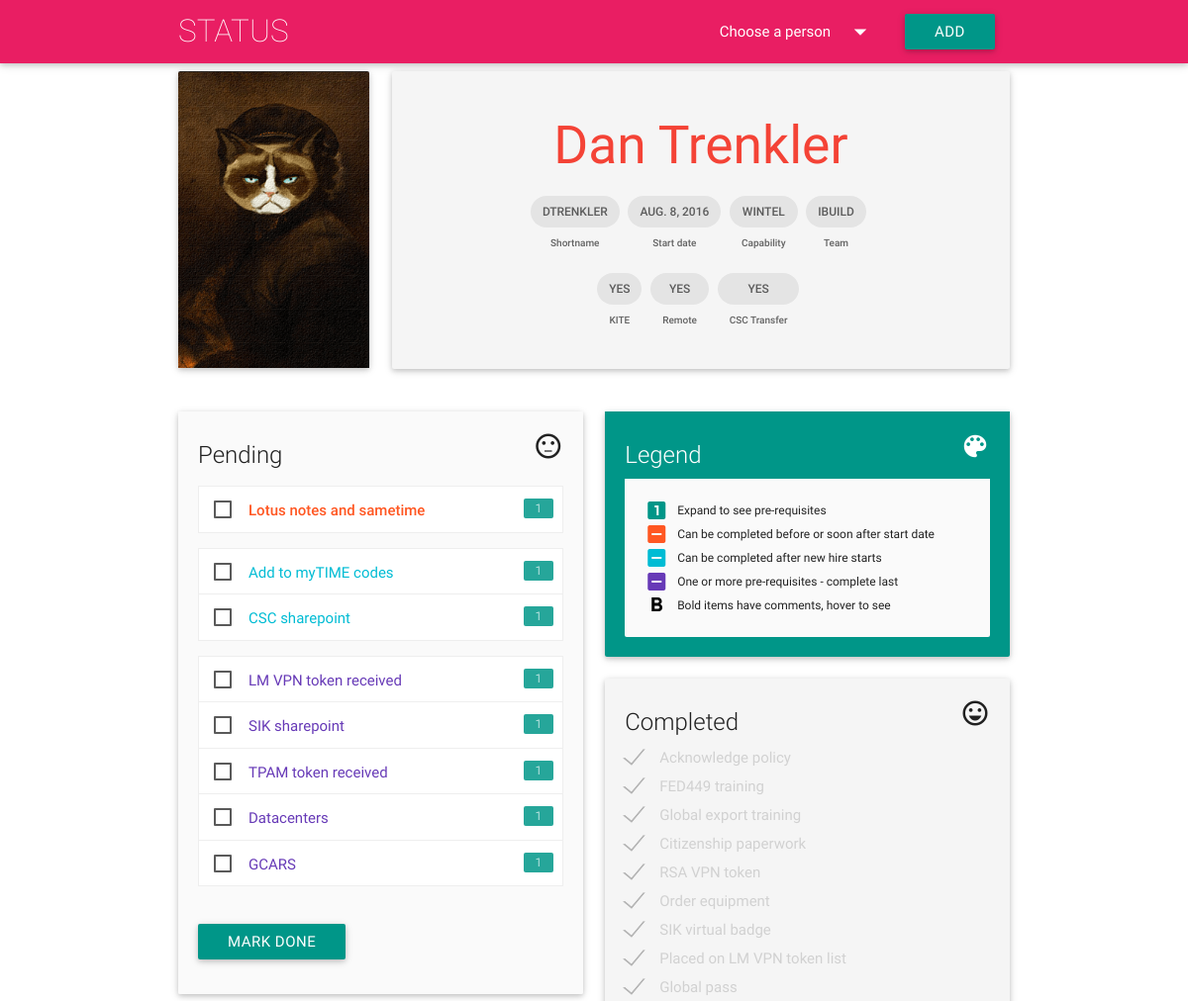
/dtrenkler (upper part), run on an earlier commit of the app's database.
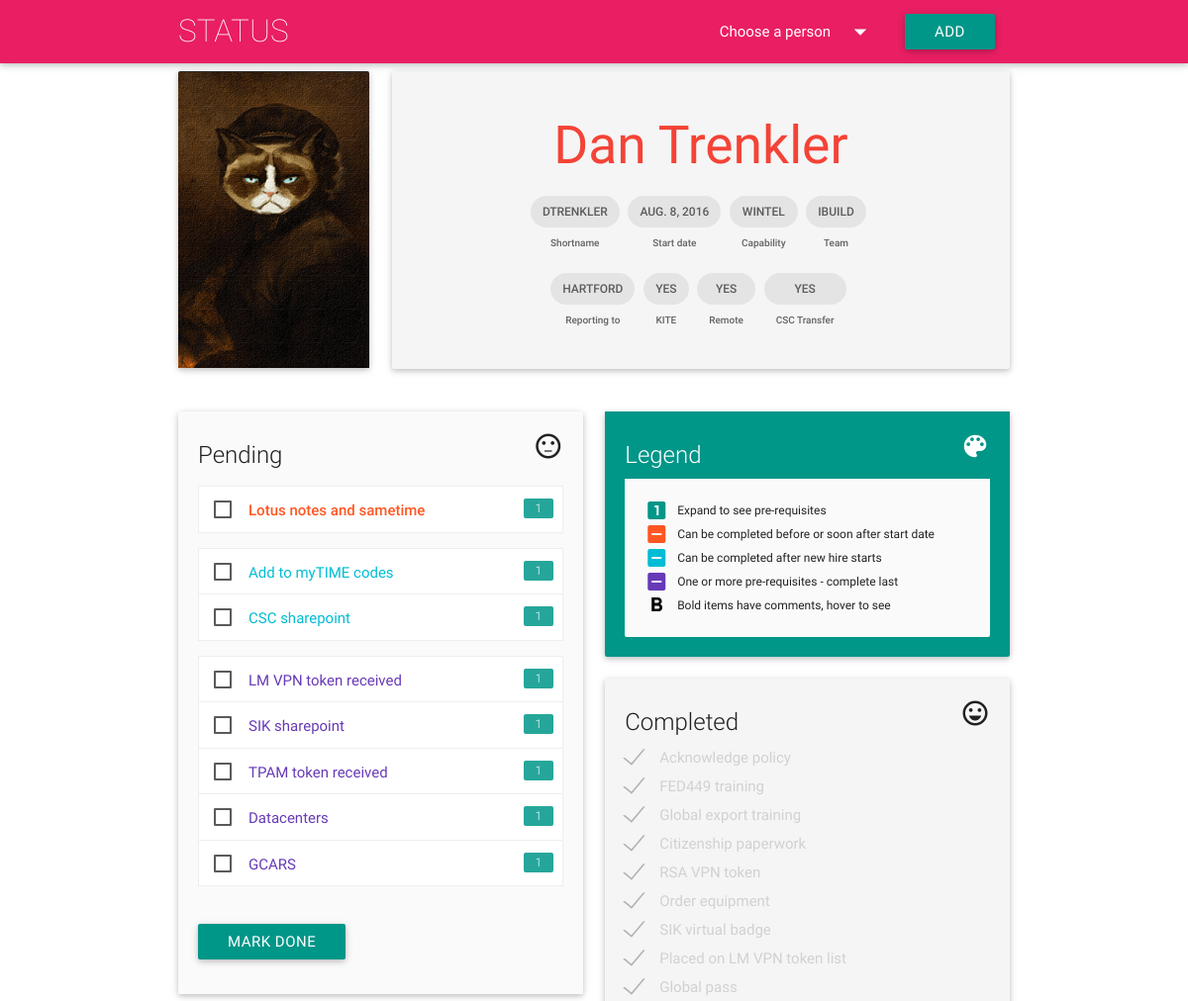
And on a later commit of the database.
### app/models.py (models this page shows)
class Person(models.Model):
    CAPABILITY_CHOICES = (
        ('ADS', 'ADS'),
        ('CDS', 'CDS'),
        ('VDS', 'VDS'),
        ('PCC', 'PCC'),
        ('Virtualization', 'Virtualization'),
        ('Active Directory', 'Active Directory'),
        ('Backup', 'Backup'),
        ('Storage', 'Storage'),
        ('Tech Writer', 'Tech Writer'),
        ('UNIX', 'UNIX'),
        ('Wintel', 'Wintel'))
    TEAM_CHOICES = (
        ('iACTION', 'iACTION'),
        ('iBUILD', 'iBUILD'),
        ('iENHANCE', 'iENHANCE'),
        ('iSOLVE', 'iSOLVE'))
    EMPLOY_CHOICES = (
        ('Contractor', 'Contractor'),
        ('Employee', 'Employee'))
    SITE_CHOICES = (
        ('Hartford', 'Hartford'),
        ('Puerto Rico', 'Puerto Rico'))
    firstname = models.CharField(max_length=200, verbose_name='First name')
    lastname = models.CharField(max_length=200, verbose_name='Last name')
    shortname = models.CharField(max_length=200, unique=True, verbose_name='CSC shortname')
    startdate = models.DateField(auto_now_add=False, verbose_name='Start date')
    addeddate = models.DateTimeField(auto_now_add=True, verbose_name='Date added to status app')
    personalstreet = models.CharField(max_length=50, blank=True, verbose_name='Home street address')
    personalcity = models.CharField(max_length=50, blank=True, verbose_name='Home city', default='Hartford')
    personalstate = models.CharField(max_length=50, blank=True, verbose_name='Home state (abbreviation)', default='CT')
    personalzip = models.CharField(max_length=5, blank=True, verbose_name='Home zip code')
    personalemail = models.EmailField(max_length=50, blank=True, verbose_name='Personal email address')
    personalphone = PhoneNumberField(blank=True, verbose_name='Personal phone number, format: +1 860 888 6060')
    workphone = PhoneNumberField(blank=True, verbose_name='Work phone number')
    workstreet = models.CharField(max_length=50, blank=True, verbose_name='Work street address')
    workcity = models.CharField(max_length=50, verbose_name='Work city', default='Hartford')
    workstate = models.CharField(max_length=50, verbose_name='Work state', default='CT')
    workzip = models.CharField(max_length=5, blank=True, verbose_name='Work zip code')
    worksite = models.CharField(max_length=20, blank=True, choices=SITE_CHOICES, verbose_name="Work site")
    capability = models.CharField(max_length=20, choices=CAPABILITY_CHOICES, default='Wintel')
    team = models.CharField(max_length=20, choices=TEAM_CHOICES, default='iBUILD')
    kite = models.BooleanField(default=False, verbose_name='Assigned to KITE project')
    remote = models.BooleanField(default=False, verbose_name='Working remotely')
    employid = models.CharField(max_length=15, blank=True, verbose_name='Employee number or PRN')
    employtype = models.CharField(max_length=50, choices=EMPLOY_CHOICES, default='Contractor', verbose_name='Employment Type')
    cscid = models.CharField(max_length=10, blank=True, verbose_name='CSC UTC account name, e.g. XMDS123')
    csctransfer = models.BooleanField(default=False, verbose_name='Existing CSC transfer from another account')
    tokenserial = models.CharField(max_length=15, blank=True, verbose_name='CSC token serial number (if transfer)')
    class Meta:
        ordering = ['-addeddate']
        verbose_name_plural = 'people'
        unique_together = ("firstname", "lastname")
    def __str__(self):
        return '{0} {1}'.format(self.firstname, self.lastname)

class Assignment(models.Model):
    person = models.ForeignKey(Person)
    task = models.ForeignKey(Task)
    comment = models.CharField(max_length=200, blank=True)
    complete = models.BooleanField(default=False)
    def __str__(self):
        return self.task.title

class Task(models.Model):
    title = models.CharField(max_length=200)
    description = models.CharField(max_length=600, blank=True)
    stage = models.CharField(max_length=2, blank=True)
    predecessor = models.ManyToManyField("self", symmetrical=False, blank=True)
    vpnrequired = models.BooleanField(default=False)
    class Meta:
        ordering = ['stage', 'id']
    def __str__(self):
        return '{0}'.format(self.title)

### app/views.py (the view, shortened to what this page needs)
# urls.py: url(r'^(?P<shortname>\w+)', views.profile),
@require_http_methods(["GET", "POST"])
def profile(request, shortname=None):
    people = Person.objects.order_by('-addeddate')
    person = get_object_or_404(Person, shortname=shortname)
    assignments = Assignment.objects.filter(person=person)
    randimg = random.randint(1, 20)
    form = AssignmentForm(request.POST or None)
    context = {'shortname': shortname,
                'people': people,
                'person': person,
                'assignments': assignments,
                'form': form,
                'message': messages,
                'randimg': randimg}
    return render(request, 'app/profile.html', context)

### app/forms.py
class AssignmentForm(ModelForm):
    class Meta:
        model = Assignment
        fields = ['person', 'task', 'complete']

### app/templates/app/profile.html (shortened to what this page needs)
{% extends "app/index.html" %}
{% load staticfiles %}
{% block content %}
<div class="container">
  <div class="row">
    <div class="col l3 hide-on-med-and-down">
      <div class="card">
        <div class="card-image waves-effect waves-block waves-light">
          <a href="/{{ shortname }}">
            <img src="static/app/img/cat/cat-{{ randimg }}-min.png"></a>
        </div>
      </div>
    </div>
    <div class="col s12 l9">
      <div class="card profile-card">
        <div class="card-content center">
          <span class="card-title red-text">
            <a class="red-text" href="/{{ shortname }}">
              <h2 class="header">{{ person }}</h2></a>
          </span>
          <div class="row">
            <div class="chip">
              <p class="card-item">{{ shortname }}</p>
              Shortname
            </div>
            <div class="chip">
              <p class="card-item">{{ person.startdate }}</p>
              Start date
            </div>
            <div class="chip">
              <p class="card-item">{{ person.capability }}</p>
              Capability
            </div>
            <div class="chip">
              <p class="card-item">{{ person.team }}</p>
              Team
            </div>
          </div>
          <div class="row">
            {% if person.worksite %}<div class="chip">
              <p class="card-item">{{ person.worksite }}</p>
              Reporting to
            </div>{% endif %}
            <div class="chip">
              {% if not person.kite %}<p class="card-item">No</p>
              {% else %}<p class="card-item">Yes</p>{% endif %}
              KITE
            </div>
            <div class="chip">
              {% if not person.remote %}<p class="card-item">No</p>
              {% else %}<p class="card-item">Yes</p>{% endif %}
              Remote
            </div>
            <div class="chip">
              {% if not person.csctransfer %}<p class="card-item">No</p>
              {% else %}<p class="card-item">Yes</p>{% endif %}
              CSC Transfer
            </div>
          </div>
        </div>
      </div>
    </div>
  </div>
  <div class="row">
    <div class="col s12 l6">
      <div class="card">
        <div class="card-content grey lighten-5">
          <span class="card-title">Pending
            <i class="right small material-icons">sentiment_neutral</i>
          </span>
          <form action="" method="POST">
              <ul class="collapsible" data-collapsible="accordion">
              </ul>
              <ul class="collapsible" data-collapsible="accordion">
              </ul>
              <ul class="collapsible" data-collapsible="accordion">
              </ul>
            <br /><input type="submit" value="mark done" class="teal btn waves-light">
          </form>
        </div>
      </div>
    </div>
    <div class="col s12 l6">
      <div class="card">
        <div class="card-content teal">
          <span class="card-title white-text">Legend
            <i class="right small material-icons">color_lens</i>
          </span>
          <div class="card-content grey lighten-5">
            <table id="legend">
              <col style="width:10%">
              <col style="width:90%">
              <tbody>
                <tr>
                  <td><i class="material-icons teal-text">looks_one</i></td>
                  <td>Expand to see pre-requisites</td>
                </tr>
                <tr>
                  <td><i class="material-icons deep-orange-text">indeterminate_check_box</i></td>
                  <td>Can be completed before or soon after start date</td>
                </tr>
                <tr>
                  <td><i class="material-icons cyan-text">indeterminate_check_box</i></td>
                  <td>Can be completed after new hire starts</td>
                </tr>
                <tr>
                  <td><i class="material-icons deep-purple-text">indeterminate_check_box</i></td>
                  <td>One or more pre-requisites - complete last</td>
                </tr>
                <tr>
                  <td><strong><i class="material-icons black-text">format_bold</i></strong></td>
                  <td>Bold items have comments, hover to see</td>
                </tr>
              </tbody>
            </table>
          </div>
        </div>
      </div>
    </div>
    <div class="col s12 l6">
      <div class="card">
        <div class="card-content grey lighten-4">
          <span class="card-title">Completed
            <i class="right small material-icons">sentiment_very_satisfied</i>
          </span>
          <form action="" method="post">
          </form>
        </div>
      </div>
    </div>
  </div>
</div>
{% endblock %}

### app/templates/app/index.html (shortened to what this page needs)
{% load staticfiles %}
<html>
<head
<!-- OHAI
               \||/
                |  ^___..
      /\  /\   / (__,,,,|
     ) /^\) ^\/ _)
     )   /^\/   _)
     )   _ /  / _)
 /\  )/\/ ||  | )_)
{  }      |(,,) )__)
 ||      /    \)___)\
 | \____(      )___) )___
 \______(_______;;; __;;;
-->
  <link type="text/css" rel="stylesheet" href="{% static 'app/css/materialize.css' %}"/>
  <link type="text/css" rel="stylesheet" href="{% static 'app/css/app.css' %}"/>
</head>
<body>
<nav class="pink" role="navigation">
  <div class="nav-wrapper container">
    <a id="logo-container" href="/" class="brand-logo hide-on-med-and-down">STATUS</a>
    <ul class="right">
      <li><a class="dropdown-button" href="#!" data-activates="dropdown1">Choose a person<i class="material-icons right">arrow_drop_down</i></a></li>
      <li><a target="_blank" class="btn waves-effect waves-light teal" type="submit" name="action" href="/admin/app/person/add/">Add</a>
      </li>
    </ul>
  </div>
</nav>
{% block content %}{% endblock %}
</body>
</html>

### app/static/app/css/app.css (style rules this page uses)
.card-item, .td-bold { font-size: 12px; font-weight: 500; text-transform: uppercase; }
.chip { font-size: 10px !important; }
.brand-logo, .footer-light { font-weight: 200 !important; }
td { font-size: 12px !important; }
.card-image { max-height: 300px; }
label { margin: 0 0 4px 0; }
#legend td, #legend tr { padding: 0; }
.profile-card { background-color: #F5F5F5; }
.collapsible, .collapsible.popout > li.active, .collapsible.popout > li { box-shadow: none !important; border-top: 1px solid #eee; border-right: 1px solid #eee; border-left: 1px solid #eee; transition: none; }
.collapsible-header { padding: 0.8rem 1rem 0.3rem 1rem !important; border-bottom: 1px solid #eee; }
span.badge { right: 30px; line-height: 20px; min-width: 2rem; }
span.badge.new:after { content: "" !important; }

What changed in the data, as far as the page shows it:
changed Person "Dan Trenkler": worksite (not shown) → "HARTFORD"
Also different on the page:
text now shown: "Reporting to"
